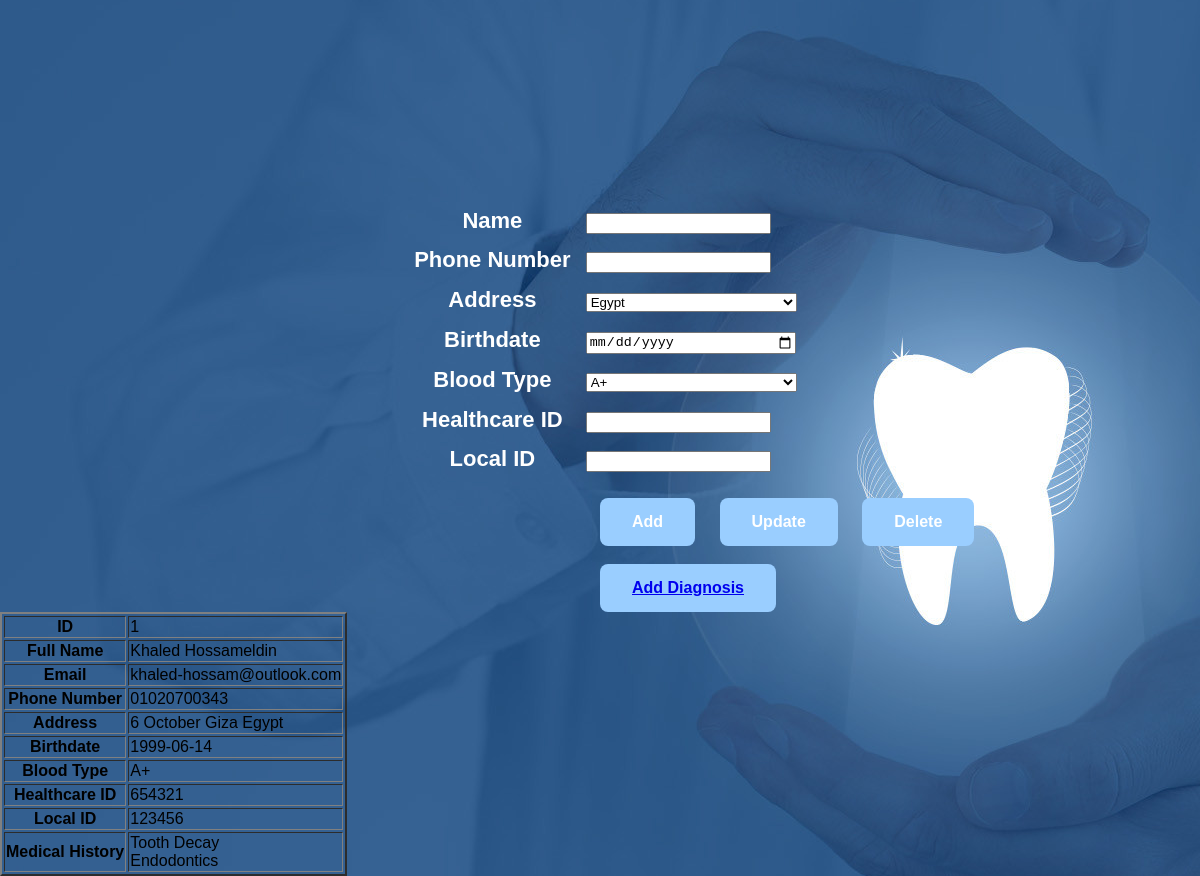
The page /C_Patient.php?PatID=1 on the database its author committed.
### tables this page shows
CREATE TABLE IF NOT EXISTS `patients` (
  `PatID` int(10) NOT NULL AUTO_INCREMENT,
  `Patname` varchar(30) NOT NULL,
  `PatEmail` varchar(30) DEFAULT NULL,
  `Patphone` varchar(15) NOT NULL,
  `PataddressID` int(5) NOT NULL,
  `Patbirthdate` date NOT NULL,
  `Patbloodtype` varchar(3) NOT NULL,
  `PathealthcareID` int(20) DEFAULT NULL,
  `PatlocalID` int(10) NOT NULL,
  `PatmedicalhistoryID` int(10) DEFAULT NULL,
  PRIMARY KEY (`PatID`),
  KEY `patients_ibfk_2` (`PataddressID`)
);

### Connection.php (called while the page is built, shortened)
<?php
    class Database{
        public static function GetConnection()
        {
            $Temp = mysqli_connect("localhost", "root", "", "dramanydentalclinic");
            return $Temp;
        }
    }
?>

### M_Patient.php (called while the page is built, shortened)
<?php
    require_once 'Connection.php';
    require_once 'M_Address.php';
    class Patient extends Person
    {
        function __construct($ID)
        {
            if ($ID != "")
            {
                $sql = "SELECT * FROM `patients` WHERE PatID = $ID";
                $connecntion = Database::GetConnection();
                $PatientDataset = mysqli_query($connecntion, $sql) or die(mysqli_error());
                if($row = mysqli_fetch_array($PatientDataset))
                {
                    $this->ID = $row['PatID'];
                    $this->Name = $row['Patname'];
                    $this->Email = $row['PatEmail'];
                    $this->PhoneNumber = $row['Patphone'];
                    $Temp = new Address($row['PataddressID']);
                    $this->Address = $Temp->Address;
                    $this->Birthdate = $row['Patbirthdate'];
                    $this->BloodType = $row['Patbloodtype'];
                    $this->HealthCareID = $row['PathealthcareID'];
                    $this->LocalID = $row['PatlocalID'];
                }
            }
        }
    }
?>

### M_Address.php (called while the page is built, shortened)
<?php
    require_once 'Connection.php';
    class Address
    {
        function __construct($ID)
        {
            if($ID != "")
            {
                $sql = "SELECT * FROM `address` WHERE $ID = AddressID";
                $connection = Database::GetConnection();
                $AddressDataset = mysqli_query($connection, $sql) or die(mysqli_error());
                if($row = mysqli_fetch_array($AddressDataset))
                {
                    $Temp = "";
                    $this->Address = Address::FillAddress($ID, $Temp);
                }
            }
        }
        public static function FillAddress($ID, &$Temp)
        {
            $connection = Database::GetConnection();
            $sql = "SELECT * FROM `address` WHERE $ID = AddressID";
            $AddressDataset = mysqli_query($connection, $sql) or die(mysqli_error());
            if ($row = mysqli_fetch_array($AddressDataset)) {
                $Temp .= $row['Address']." ";
                if ($row['ParentID'] == 0) {
                    return $Temp;
                }
                else {
                    return Address::FillAddress($row['ParentID'], $Temp);
                }
            }
        }
    }
?>

### C_Patient.php (the view, shortened to what this page needs)
<!DOCTYPE html>
    <head>
        <link rel="stylesheet" type="text/css" href="stylePatient.css">
    </head>
    <body>
        <form action="" method="POST">
            <table class = "PatientTable">
            <tr><th>Name</th><td><input type="text" name="name"></td></tr>
            <tr><th>Phone Number</th><td><input type="number" name="number"></td></tr>
            <tr><th>Address</th><td>
                <select name="address" style="width:100%">
                <?php
                    require_once 'Connection.php';
                    $sql = "SELECT * FROM `address`";
                    $result = mysqli_query(Database::GetConnection(), $sql);
                    while ($row = mysqli_fetch_array($result, MYSQLI_ASSOC)) {
                        echo "<option value='".$row['AddressID']."'>".$row['Address']."</option>";
                    }
                ?>
                </select>
            </td></tr>
            <tr><th>Birthdate</th><td><input type="date" name="birthdate" style="width:97%"></td></tr>
            <tr><th>Blood Type</th><td>
                <select name="bloodtype" style="width:100%">
                    <option value="A+">A+</option>
                </select>
            </td></tr>
            <tr><th>Healthcare ID</th><td><input type="number" name="healthcareid"></th></tr>
            <tr><th>Local ID</th><td><input type="number" name="localid"></th></tr>
            </table>
            <br>
            <button type="submit" name="AddButton" id="AddButton">Add</button>
            <button type="submit" name="UpdateButton" id="UpdateButton">Update</button>
            <button type="submit" name="DeleteButton" id="DeleteButton">Delete</button>
        </form>
    </body>
</html>
<?php
    echo "<button type='submit' id='AddButton'><a href=C_MedicalHistory.php?PatID=".$_REQUEST['PatID'].">Add Diagnosis</a></button>";
    require_once 'Connection.php';
    require_once 'M_Patient.php';
    require_once 'V_Patient.php';
    if (isset($_REQUEST['PatID'])) {
        $PatientObject = new Patient($_REQUEST['PatID']);
        $View = new PatientView();
        $View->ShowPatientDetails($PatientObject);
    }
?>

### V_Patient.php (shortened to what this page needs)
<?php
    require_once 'M_Patient.php';
    require_once 'Connection.php';
    class PatientView
    {
        public function ShowPatientDetails($PatientObject)
        {
            echo "<table border=2><tr><th>ID</th><td>".$PatientObject->ID."</td></tr>";
            echo "<tr><th>Full Name</th><td>".$PatientObject->Name."</td></tr>";
            echo "<tr><th>Email</th><td>".$PatientObject->Email."</td></tr>";
            echo "<tr><th>Phone Number</th><td>".$PatientObject->PhoneNumber."</td></tr>";
            echo "<tr><th>Address</th><td>".$PatientObject->Address."</td></tr>";
            echo "<tr><th>Birthdate</th><td>".$PatientObject->Birthdate."</td></tr>";
            echo "<tr><th>Blood Type</th><td>".$PatientObject->BloodType."</td></tr>";
            echo "<tr><th>Healthcare ID</th><td>".$PatientObject->HealthCareID."</td></tr>";
            echo "<tr><th>Local ID</th><td>".$PatientObject->LocalID."</td></tr>";
            echo "<tr><th>Medical History</th><td>";
            for($i=0;$i<count($PatientObject->MedicalDiagnosisObj);$i++)
            {
                echo $PatientObject->MedicalDiagnosisObj[$i]."<br>";
            }
            echo "</td></tr>";
            echo "</table>";
        }
    }
?>

### stylePatient.css (style rules this page uses)
body { margin: 0; padding: 0; margin-top: 200px; background: url(image.jpg); background-size: Absolute; background-position: center; background-repeat: no-repeat; font-family: sans-serif; }
table.PatientTable { font-weight: bold; font-size: 22px; color: white; margin-left: auto; margin-right: auto; margin-top: 15%; width: 400px; height: 280px; }
#AddButton { margin-left: 600px; background-color: #9aceff; border: none; color: white; padding: 15px 32px; text-align: center; text-decoration: none; font-weight: bold; display: inline-block; font-size: 16px; border-radius: 8px; cursor: pointer; }
#UpdateButton { margin-left: 20px; background-color: #9aceff; border: none; color: white; padding: 15px 32px; text-align: center; text-decoration: none; font-weight: bold; display: inline-block; font-size: 16px; border-radius: 8px; cursor: pointer; }
#DeleteButton { margin-left: 20px; background-color: #9aceff; border: none; color: white; padding: 15px 32px; text-align: center; text-decoration: none; font-weight: bold; display: inline-block; font-size: 16px; border-radius: 8px; cursor: pointer; }

### rows shown on the page
patients: PatID "1", Patname "Khaled Hossameldin", PatEmail "khaled-hossam@outlook.com", Patphone "01020700343", Patbirthdate "1999-06-14", Patbloodtype "A+", PathealthcareID "654321", PatlocalID "123456"

### other values the page prints
$PatientObject->Address "6 October Giza Egypt"
$PatientObject->MedicalDiagnosisObj[$i] "Tooth Decay"
$PatientObject->MedicalDiagnosisObj[$i] "Endodontics"
form field address "Egypt"
